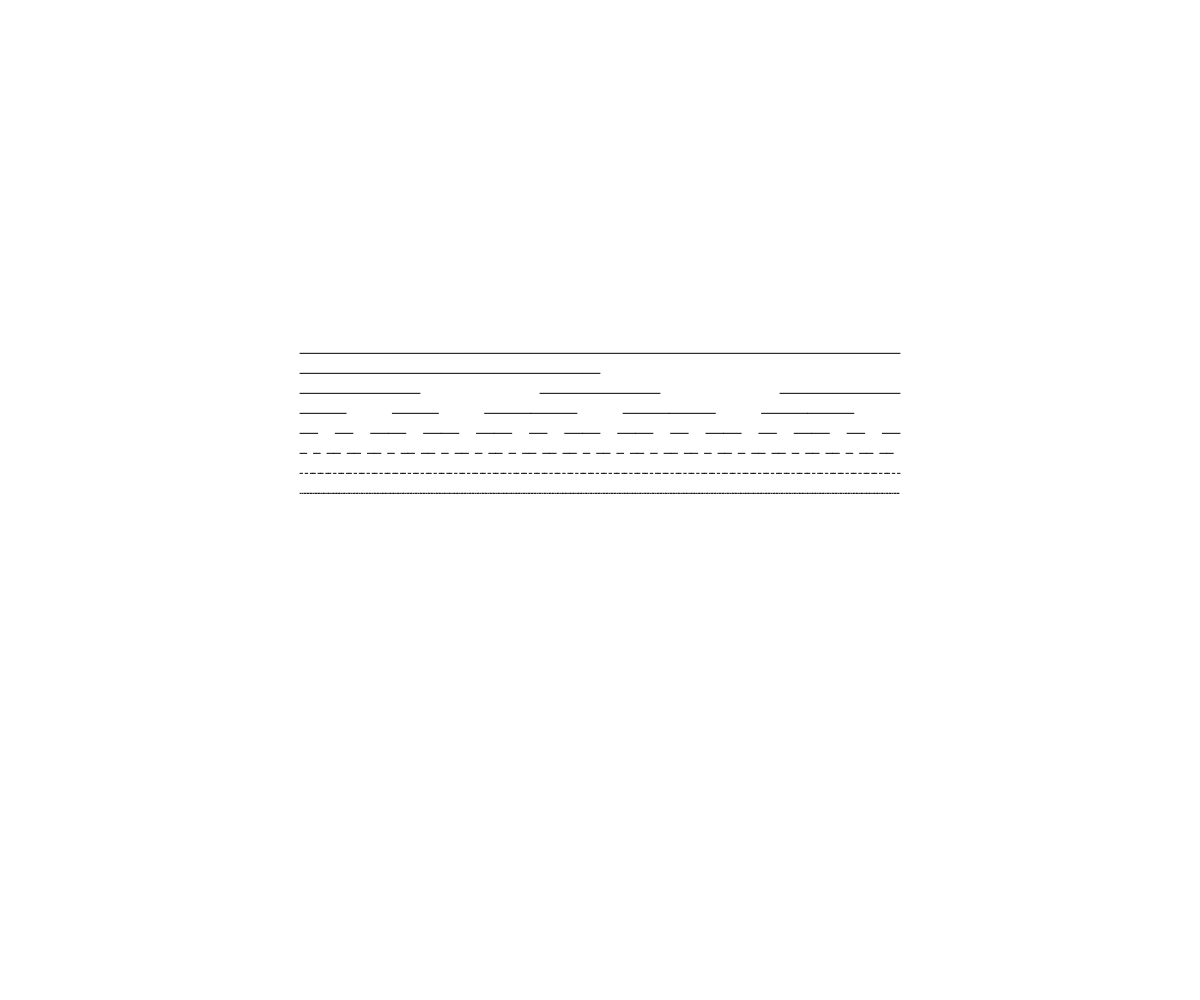
Frame 1 (no input)
Frame 60 (no input): identical to frame 1, image omitted
Frame 120 (the mouse pressed at the canvas centre since frame 60): identical to frame 1, image omitted

The p5.js sketch that drew this single still picture (run headless with seeded random() and noise() and a simulated clock; from frame 60 on, the mouse is pressed at the canvas centre):

// p5.js sketch
// ── sketch.js
/* eslint-disable no-undef, no-unused-vars */

let current = "A";
let next = "";
const len = 600;
let yPos = 0;

function setup() {
  createCanvas(windowWidth, windowHeight);
  // Put setup code here
  translate((width - len) / 2, height / 3);
  lChange(current);
  console.log(next);
}

function draw() {
  // Put drawings here
}

// This Redraws the Canvas when resized
windowResized = function () {
  resizeCanvas(windowWidth, windowHeight);
};

function lChange(_current) {
  yPos++;
  let dHead = 0;

  for (let i = 0; i < _current.length; i++) {
    let c = _current.charAt(i);
    if (c === "A") {
      next += "AB";
      drawLine(dHead, yPos * 20, len / _current.length);
      dHead = dHead + len / _current.length;
    } else if (c === "B") {
      next += "A";
      dHead = dHead + len / _current.length;
    }
  }
  current = next;
  if (current.length < 800) {
    lChange(current);
  }
}

function drawLine(x, y, len) {
  line(x, y, x + len, y);
}

function lindenDraw(_input) {
  const lenght = 200;
  let headX = 0;
  let headY = 0;

  for (let i = 0; i < _input.lenght; i++) {
    let c = _input.charAt(i);
    if (c === "A") {
      line(headX);
    } else if (c === "B") {
    }
  }
}

// ── sketch_cantor.js
/* eslint-disable no-undef, no-unused-vars */

function setup() {
  createCanvas(windowWidth, windowHeight);
  // Put setup code here
  cantor(50, 50, 200);
}

function draw() {
  // Put drawings here
}

// This Redraws the Canvas when resized
windowResized = function () {
  resizeCanvas(windowWidth, windowHeight);
};

function cantor(x, y, len) {
  if (len > 1) {
    line(x, y, x + len, y);
    y += 20;
    cantor(x, y, len / 3);
    cantor(x + len * (2 / 3), y, len / 3);
  }
}
